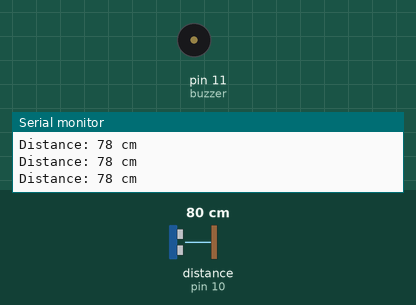
Recording of a sketch running on a simulated Arduino Uno, built with avr-gcc and run on an emulated ATmega328P. Parts: buzzer (waves = sounding), the last lines printed to the serial monitor. Wiring (inferred from the names in the program): ultrasonic range finder: trigger pin 12; echo pin 10. The test bench sets the inputs (shaded band); at power-on: distance to the obstacle (sensor on pin 10) 80 cm. The echo pulse lasts 58.3 µs per cm.

Above: at 1.2 s.
1.3 s: distance to the obstacle (sensor on pin 10) set to 34 cm
4.0 s: distance to the obstacle (sensor on pin 10) set to 29 cm
At 6.6 s:
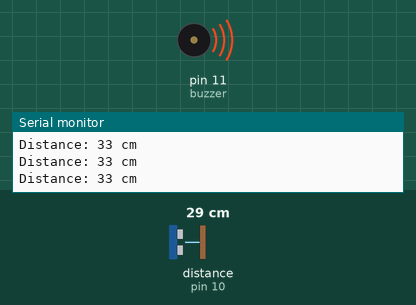
Timing chart, 0 to 8.1 s (numbered marks = the images above; inputs shaded):
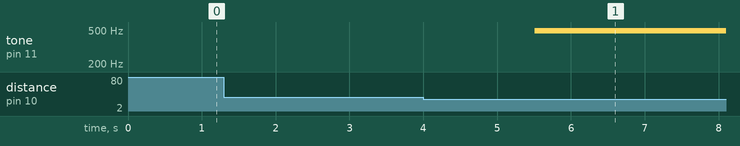

Measured:
- the behaviour switches between 32 and 31 cm on distance to the obstacle (sensor on pin 10) (found by bisection; images 0 and 1)
- after the input at 4.0 s, tone on pin 11 (buzzer): silent → 490 Hz after 1.5 s

The sketch:

ej6.ino
```cpp
#define trigPin  12
#define echoPin  10
#define buzzer 11
long duration, cm, inches;
int valorBuzzer = 20;
void setup() {
  Serial.begin (9600);
  //Define inputs and outputs
  pinMode(trigPin, OUTPUT);
  pinMode(echoPin, INPUT);
  pinMode(buzzer, OUTPUT);
}

void loop()
{
  digitalWrite(trigPin, LOW);
  delayMicroseconds(5);
  digitalWrite(trigPin, HIGH);
  delayMicroseconds(10);
  digitalWrite(trigPin, LOW);

  duration = pulseIn(echoPin, HIGH);

  // Calculating the distance
  cm = duration*0.034/2;

  if (cm > 30) {
    analogWrite(buzzer, 0);
  } else if ((cm <= 30) && (cm >= 20)) {
    delay(1500);
    analogWrite(buzzer, valorBuzzer);
    delay(1500);
    analogWrite(buzzer, 0);
  } else if (cm >= 12) {
    delay(1000);
    analogWrite(buzzer, valorBuzzer);
    delay(1000);
    analogWrite(buzzer, 0);
  } else if (cm >= 6) {
    delay(500);
    analogWrite(buzzer, valorBuzzer);
    delay(500);
    analogWrite(buzzer, 0);
  } else if (cm >= 2) {
    delay(250);
    analogWrite(buzzer, valorBuzzer);
    delay(250);
    analogWrite(buzzer, 0);
  } else { analogWrite(buzzer, 0); }


  Serial.print("Distance: ");
  Serial.print(cm);
  Serial.println(" cm");
}
```
